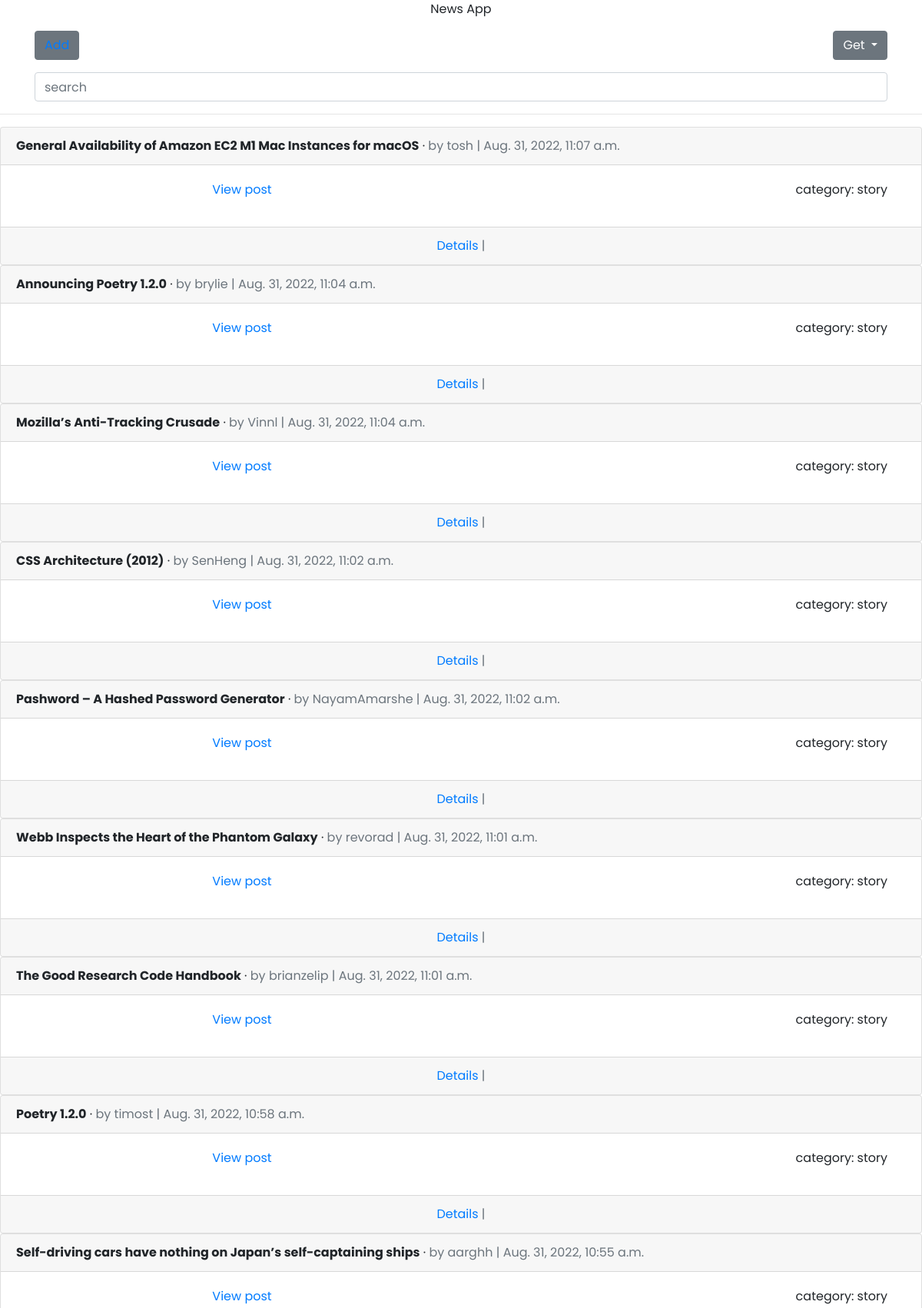
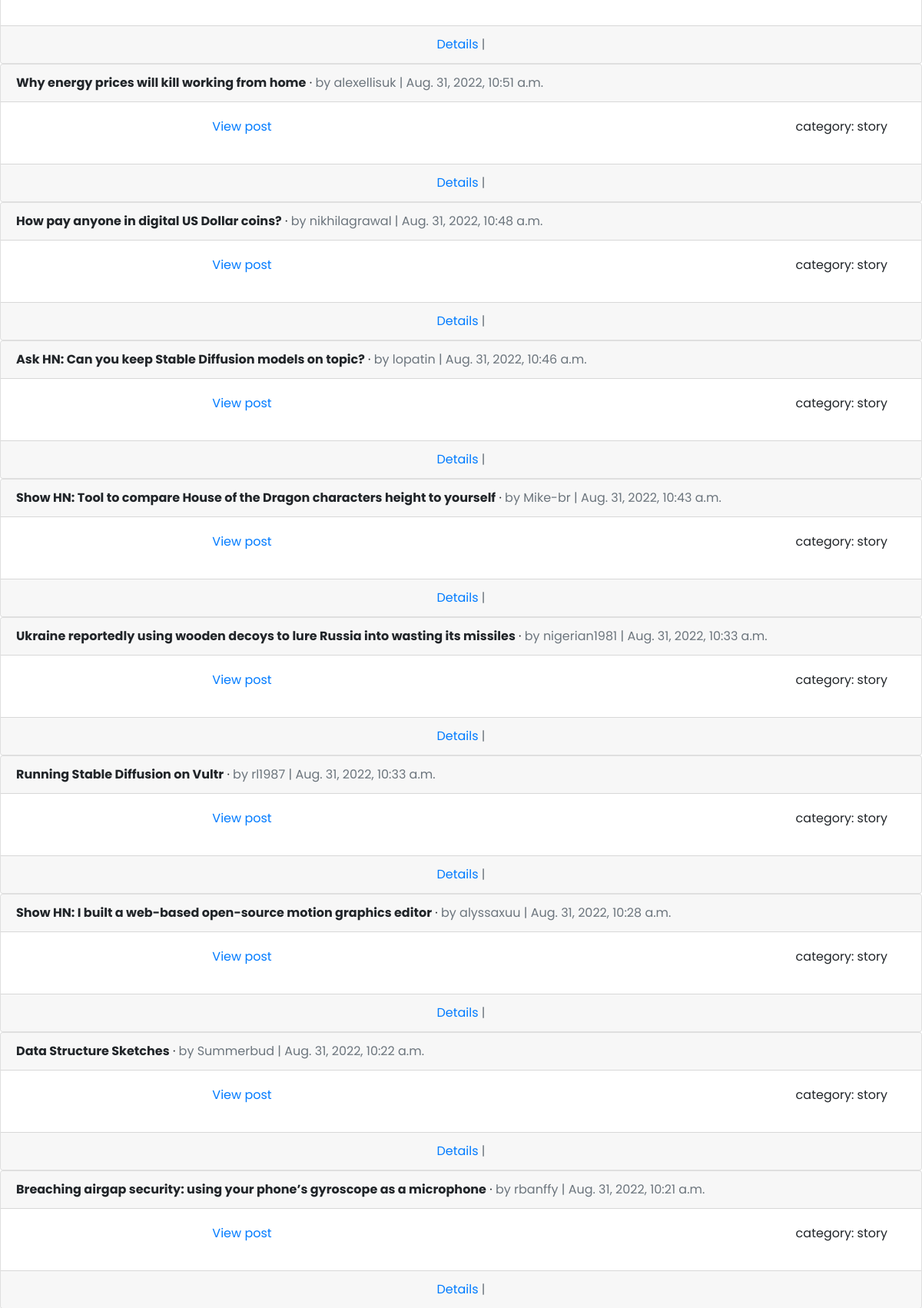
Page /news/ (upper part) on the committed database (2 pictures, top to bottom).
### apiapp/models.py (models this page shows, shortened)
class News(models.Model):
    title = models.CharField(max_length=200, blank = True, null = True)
    hackernews_id = models.BigIntegerField(unique=True, primary_key=True)
    time = UCDateTimeField(default=datetime.now)
    category = models.CharField(max_length=50, blank = True, null = True)
    post_url = models.CharField(max_length=200, blank = True, null = True, default='http://stoplight.io/prism/')
    author = models.CharField(max_length=50, blank = True, null = True)
    path = models.CharField(max_length=50, blank = True, null = True, default='user')

### apiapp/views.py (the view)
# urls.py: path('', home, name='home'),
def home(request):
    all_posts = News.objects.all().order_by('-time')
    comments = Comment.objects.all()
    page = request.GET.get('page', 1)
    paginator = Paginator(all_posts, 20)
    try:
        posts = paginator.page(page)
    except PageNotAnInteger:
        posts = paginator.page(1)
    except EmptyPage:
        posts = paginator.page(paginator.num_pages)
    context ={
        "posts": posts,
        "comments": comments
    }
    return render(request, 'news_api/home.html', context)

### templates/news_api/home.html (shortened to what this page needs)
<!DOCTYPE html>
<html lang="en">
<head>
   <link rel="stylesheet" href="https://cdn.jsdelivr.net/npm/bootstrap@4.6.2/dist/css/bootstrap.min.css">
</head>
<body>
<p class="text-center">News App</p>
<div class="container">
  <div class="row">
    <div class="col-6">
      <div>
  <button class="btn btn-secondary" href="{% url 'add_post' %}" >
    <a href="{% url 'add_post' %}">Add</a>
  </button>
</div>
    </div>
    <div class="col-6">
      <div class="dropdown text-right">
  <button class="btn btn-secondary dropdown-toggle" type="button" data-toggle="dropdown" aria-expanded="false">
    Get
  </button>
</div>
    </div>
    <div class="col-12 pt-3">
      <form action="{% url 'search' %}" method="get">
              <input type="search" name="query" placeholder="search" aria-label="search" class="form-control">
            </form>
    </div>
  </div>
</div>
<hr>
{% for post in posts %}
  <div class="card">
    <div class="card-header">
      <span class="font-weight-bold">{{ post.title }}</span> &middot;
      <span class="text-muted">by {{ post.author }} |
      {{ post.time }}</span>
    </div>
    <div class="card-body">
      <div class="container">
        <div class="row">
          <div class="col-6">
      <p class="text-center"><a href="{{ post.post_url }}">View post</a></p>
          </div>
          <div class="col-6">
                  <p class="text-right"> category: {{ post.category }}</p>
          </div>
        </div>
      </div>
    </div>
    {% if post.path == 'user' %}
    <div class="card-footer text-center text-muted">
        <a href="{% url 'post_detail' post.pk %}">Details</a>
    </div>
    {% else %}
    <div class="card-footer text-center text-muted">
        <a href="{% url 'post_detail' post.pk %}">Details</a> |
    </div>
    {% endif %}
  </div>
{% endfor %}
</body>
</html>

### templates/news_api/home.html (style rules this page uses)
body { font-family:'Poppins'; }

### rows in the picture
News: title "General Availability of Amazon EC2 M1 Mac Instances for macOS", author "tosh", time "Aug. 31, 2022, 11:07 a.m.", category "story", path "Details"
News: title "Announcing Poetry 1.2.0", author "brylie", time "Aug. 31, 2022, 11:04 a.m.", category "story", path "Details"
News: title "Mozilla’s Anti-Tracking Crusade", author "Vinnl", time "Aug. 31, 2022, 11:04 a.m.", category "story", path "Details"
News: title "CSS Architecture (2012)", author "SenHeng", time "Aug. 31, 2022, 11:02 a.m.", category "story", path "Details"
News: title "Pashword – A Hashed Password Generator", author "NayamAmarshe", time "Aug. 31, 2022, 11:02 a.m.", category "story", path "Details"
News: title "Webb Inspects the Heart of the Phantom Galaxy", author "revorad", time "Aug. 31, 2022, 11:01 a.m.", category "story", path "Details"
News: title "The Good Research Code Handbook", author "brianzelip", time "Aug. 31, 2022, 11:01 a.m.", category "story", path "Details"
News: title "Poetry 1.2.0", author "timost", time "Aug. 31, 2022, 10:58 a.m.", category "story", path "Details"
News: title "Self-driving cars have nothing on Japan’s self-captaining ships", author "aarghh", time "Aug. 31, 2022, 10:55 a.m.", category "story", path "Details"
News: title "Why energy prices will kill working from home", author "alexellisuk", time "Aug. 31, 2022, 10:51 a.m.", category "story", path "Details"
News: title "How pay anyone in digital US Dollar coins?", author "nikhilagrawal", time "Aug. 31, 2022, 10:48 a.m.", category "story", path "Details"
News: title "Ask HN: Can you keep Stable Diffusion models on topic?", author "lopatin", time "Aug. 31, 2022, 10:46 a.m.", category "story", path "Details"
News: title "Show HN: Tool to compare House of the Dragon characters height to yourself", author "Mike-br", time "Aug. 31, 2022, 10:43 a.m.", category "story", path "Details"
News: title "Ukraine reportedly using wooden decoys to lure Russia into wasting its missiles", author "nigerian1981", time "Aug. 31, 2022, 10:33 a.m.", category "story", path "Details"
News: title "Running Stable Diffusion on Vultr", author "rl1987", time "Aug. 31, 2022, 10:33 a.m.", category "story", path "Details"
News: title "Show HN: I built a web-based open-source motion graphics editor", author "alyssaxuu", time "Aug. 31, 2022, 10:28 a.m.", category "story", path "Details"
News: title "Data Structure Sketches", author "Summerbud", time "Aug. 31, 2022, 10:22 a.m.", category "story", path "Details"
News: title "Breaching airgap security: using your phone’s gyroscope as a microphone", author "rbanffy", time "Aug. 31, 2022, 10:21 a.m.", category "story", path "Details"
